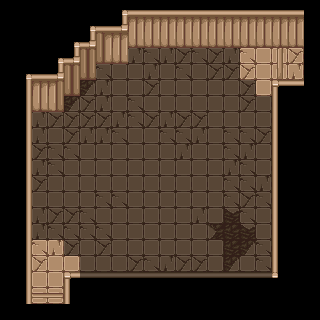

Tiled map render using the project's own tile images. Description and the map definition, with tile-layer contents summarised, below:
An orthogonal 20x20 tile map with 16x16 px tiles, 7 tile layers (Ground, Walls, BottomWalls, WestExit, ...), 2 hidden layers not drawn, 2 tilesets and 2 objects (01_Door_Top).

<map version="1.10" tiledversion="1.11.2" orientation="orthogonal" renderorder="right-down" width="20" height="20" tilewidth="16" tileheight="16" infinite="0" nextlayerid="12" nextobjectid="24">
 <tileset firstgid="1" source="../Tilesets/SpriteSheetGeneral.tsx" />
 <tileset firstgid="109" source="../Tilesets/Doors.tsx" />
 <layer id="1" name="Ground" width="20" height="20">
  <properties>
   <property name="unity:SortingLayer" value="Ground" />
  </properties>
  <data>[400 cells, 327 non-empty, 12 distinct tile ids]</data>
 </layer>
 <layer id="2" name="Walls" width="20" height="20">
  <properties>
   <property name="unity:SortingLayer" value="Walls" />
   <property name="unity:layer" value="Wall" />
  </properties>
  <data>[400 cells, 109 non-empty, 15 distinct tile ids]</data>
 </layer>
 <layer id="3" name="BottomWalls" width="20" height="20">
  <properties>
   <property name="unity:SortingLayer" value="Entities" />
   <property name="unity:SortingOrder" type="int" value="100" />
   <property name="unity:layer" value="Wall" />
  </properties>
  <data>[400 cells, 15 non-empty, 2 distinct tile ids]</data>
 </layer>
 <layer id="4" name="WestExit" width="20" height="20">
  <properties>
   <property name="unity:SortingLayer" value="Entities" />
   <property name="unity:SortingOrder" type="int" value="101" />
   <property name="unity:layer" value="Wall" />
  </properties>
  <data>[400 cells, 0 non-empty, 0 distinct tile ids]</data>
 </layer>
 <layer id="5" name="EastExit" width="20" height="20" visible="0">
  <properties>
   <property name="unity:SortingLayer" value="Entities" />
   <property name="unity:SortingOrder" type="int" value="101" />
   <property name="unity:layer" value="Wall" />
  </properties>
  <data>[400 cells, 12 non-empty, 3 distinct tile ids]</data>
 </layer>
 <layer id="6" name="SouthExit" width="20" height="20" visible="0">
  <properties>
   <property name="unity:SortingLayer" value="Entities" />
   <property name="unity:SortingOrder" type="int" value="100" />
   <property name="unity:layer" value="Wall" />
  </properties>
  <data>[400 cells, 9 non-empty, 3 distinct tile ids]</data>
 </layer>
 <layer id="7" name="NorthExit" width="20" height="20">
  <properties>
   <property name="unity:SortingLayer" value="Walls" />
   <property name="unity:SortingOrder" type="int" value="10" />
   <property name="unity:layer" value="Wall" />
  </properties>
  <data>[400 cells, 0 non-empty, 0 distinct tile ids]</data>
 </layer>
 <layer id="10" name="ProjectileCollider" width="20" height="20">
  <data>[400 cells, 0 non-empty, 0 distinct tile ids]</data>
 </layer>
 <layer id="8" name="EntryCollider" width="20" height="20" opacity="0.5">
  <properties>
   <property name="unity:ignore" value="Visual" />
   <property name="unity:isTrigger" type="bool" value="true" />
   <property name="unity:layer" value="ZoneCollider" />
  </properties>
  <data>[400 cells, 197 non-empty, 1 distinct tile ids]</data>
 </layer>
 <objectgroup id="9" name="Doors">
  <object id="21" template="../Templates/01_Door_Side.tx" x="272" y="80" />
  <object id="23" template="../Templates/01_Door_Top.tx" type="01_Door_Top" x="32" y="304">
   <properties>
    <property name="SetDirection" value="South" />
   </properties>
  </object>
 </objectgroup>
</map>